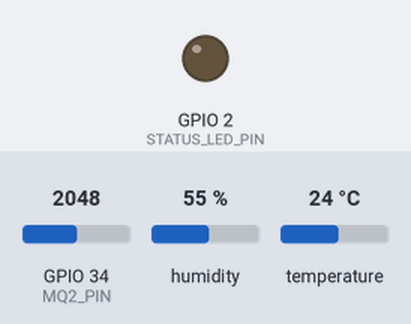
This sketch was run on a simulated ESP32. On the bench: output pins drawn as LEDs (lit = HIGH). The inputs (shaded band) are chosen by the test bench; at power-on: GPIO 34 (MQ2_PIN) = 2048, humidity 55 %, temperature 24 °C. WiFi joins after 1.5 s; servers stay silent unless stated; uploads are accepted with an empty reply; what the sketch prints to the serial monitor is not drawn.

Above: at 0.1 s.
At 1.8 s:
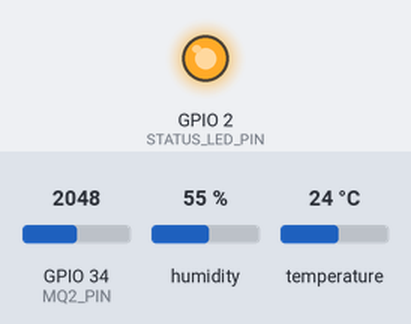
Timing chart, 0 to 3.4 s (numbered marks = the images above):
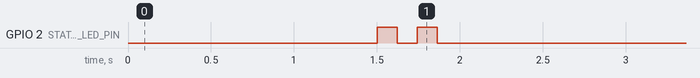

The sketch:

esp32_smart_home.ino
```cpp
#include <WiFi.h>
#include <HTTPClient.h>
#include <ArduinoJson.h>
#include <DHT.h>

// -----------------------------
// Node #1 collector configuration
// -----------------------------
const char* WIFI_SSID = "YOUR_WIFI_SSID";
const char* WIFI_PASS = "YOUR_WIFI_PASSWORD";
const char* API_BASE = "http://192.168.1.100:8000";
const char* DEVICE_ID = "REPLACE_WITH_COLLECTOR_DEVICE_ID";

// -----------------------------
// Pin definitions (Node #1)
// -----------------------------
constexpr int DHT_PIN = 4;
constexpr int MQ2_PIN = 34;
constexpr int INMP441_BCLK_PIN = 26;
constexpr int INMP441_WS_PIN = 27;
constexpr int INMP441_SD_PIN = 33;
constexpr int STATUS_LED_PIN = 2;  // optional

constexpr uint32_t REPORT_INTERVAL_MS = 10000;

#define DHT_TYPE DHT22
DHT dht(DHT_PIN, DHT_TYPE);

uint32_t lastReportMs = 0;

void blinkLed(int times, int delayMs) {
  for (int i = 0; i < times; ++i) {
    digitalWrite(STATUS_LED_PIN, HIGH);
    delay(delayMs);
    digitalWrite(STATUS_LED_PIN, LOW);
    delay(delayMs);
  }
}

void ensureWifi() {
  if (WiFi.status() == WL_CONNECTED) {
    return;
  }

  WiFi.mode(WIFI_STA);
  WiFi.begin(WIFI_SSID, WIFI_PASS);
  Serial.print("[WiFi] Connecting");
  while (WiFi.status() != WL_CONNECTED) {
    delay(500);
    Serial.print(".");
  }
  Serial.printf("\n[WiFi] Connected. IP: %s\n", WiFi.localIP().toString().c_str());
  blinkLed(2, 120);
}

void pushCollectorState() {
  if (WiFi.status() != WL_CONNECTED) {
    return;
  }

  HTTPClient http;
  String url = String(API_BASE) + "/api/devices/" + DEVICE_ID + "/state";
  http.begin(url);
  http.addHeader("Content-Type", "application/json");

  StaticJsonDocument<192> doc;
  doc["status"] = "online";
  JsonObject state = doc.createNestedObject("state");
  state["node_role"] = "collector";
  state["mic"] = "inmp441";
  state["sensor_pack"] = "dht22+mq2";

  String payload;
  serializeJson(doc, payload);
  int code = http.PATCH(payload);
  Serial.printf("[API] PATCH collector state code=%d\n", code);
  http.end();
}

void reportReading() {
  if (WiFi.status() != WL_CONNECTED) {
    return;
  }

  float temperature = dht.readTemperature();
  float humidity = dht.readHumidity();
  int gasRaw = analogRead(MQ2_PIN);

  if (isnan(temperature) || isnan(humidity)) {
    Serial.println("[Sensor] DHT read failed.");
    return;
  }

  HTTPClient http;
  String url = String(API_BASE) + "/api/readings";
  http.begin(url);
  http.addHeader("Content-Type", "application/json");

  StaticJsonDocument<224> doc;
  doc["device_id"] = DEVICE_ID;
  doc["temperature"] = temperature;
  doc["humidity"] = humidity;
  doc["gas_ppm"] = gasRaw;

  String payload;
  serializeJson(doc, payload);
  int code = http.POST(payload);
  Serial.printf(
    "[API] POST readings code=%d temp=%.2f hum=%.2f gas=%d\n",
    code, temperature, humidity, gasRaw
  );
  http.end();
}

void setup() {
  Serial.begin(115200);
  pinMode(STATUS_LED_PIN, OUTPUT);
  pinMode(MQ2_PIN, INPUT);

  // Keep explicit pin ownership for INMP441 I2S RX lines.
  pinMode(INMP441_BCLK_PIN, INPUT);
  pinMode(INMP441_WS_PIN, INPUT);
  pinMode(INMP441_SD_PIN, INPUT);

  dht.begin();
  ensureWifi();
  pushCollectorState();
  Serial.println("[System] ESP32 collector node started.");
}

void loop() {
  ensureWifi();

  uint32_t now = millis();
  if (now - lastReportMs >= REPORT_INTERVAL_MS) {
    lastReportMs = now;
    reportReading();
  }
}
```
